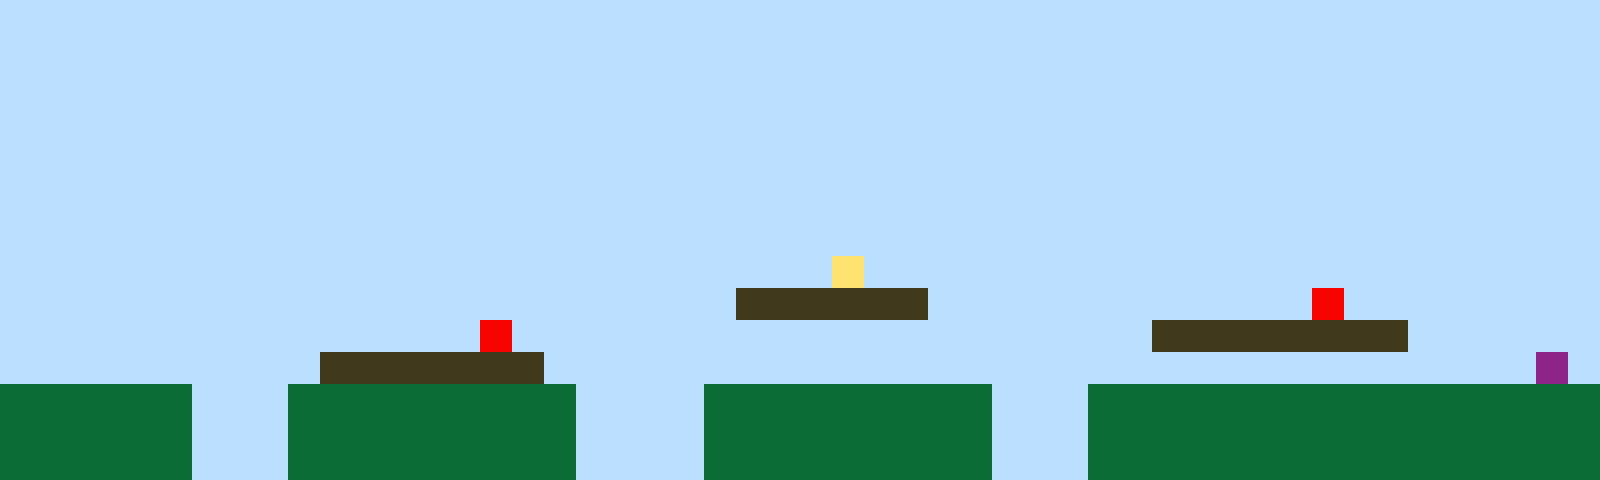

This game map was drawn from its Tiled (.tmx) file and the tilesets committed beside it. A one-line description and the full map source follow:
An orthogonal 50x15 tile map with 32x32 px tiles, 1 tile layer (Tile Layer 1).

<map version="1.10" tiledversion="1.11.2" orientation="orthogonal" renderorder="right-up" width="50" height="15" tilewidth="32" tileheight="32" infinite="0" nextlayerid="2" nextobjectid="1"><editorsettings><export target="map1.csv" format="csv" /></editorsettings><tileset firstgid="1" name="sprites" tilewidth="32" tileheight="32" tilecount="6" columns="3"><image source="sprites.png" width="96" height="64" /></tileset><layer id="1" name="Tile Layer 1" width="50" height="15"><data encoding="csv">1,1,1,1,1,1,1,1,1,1,1,1,1,1,1,1,1,1,1,1,1,1,1,1,1,1,1,1,1,1,1,1,1,1,1,1,1,1,1,1,1,1,1,1,1,1,1,1,1,1,1,1,1,1,1,1,1,1,1,1,1,1,1,1,1,1,1,1,1,1,1,1,1,1,1,1,1,1,1,1,1,1,1,1,1,1,1,1,1,1,1,1,1,1,1,1,1,1,1,1,1,1,1,1,1,1,1,1,1,1,1,1,1,1,1,1,1,1,1,1,1,1,1,1,1,1,1,1,1,1,1,1,1,1,1,1,1,1,1,1,1,1,1,1,1,1,1,1,1,1,1,1,1,1,1,1,1,1,1,1,1,1,1,1,1,1,1,1,1,1,1,1,1,1,1,1,1,1,1,1,1,1,1,1,1,1,1,1,1,1,1,1,1,1,1,1,1,1,1,1,1,1,1,1,1,1,1,1,1,1,1,1,1,1,1,1,1,1,1,1,1,1,1,1,1,1,1,1,1,1,1,1,1,1,1,1,1,1,1,1,1,1,1,1,1,1,1,1,1,1,1,1,1,1,1,1,1,1,1,1,1,1,1,1,1,1,1,1,1,1,1,1,1,1,1,1,1,1,1,1,1,1,1,1,1,1,1,1,1,1,1,1,1,1,1,1,1,1,1,1,1,1,1,1,1,1,1,1,1,1,1,1,1,1,1,1,1,1,1,1,1,1,1,1,1,1,1,1,1,1,1,1,1,1,1,1,1,1,1,1,1,1,1,1,1,1,1,1,1,1,1,1,1,1,1,1,1,1,1,1,1,1,1,1,1,1,1,1,1,1,1,1,1,1,1,1,1,1,1,1,1,1,1,1,1,1,1,1,1,1,1,1,1,1,1,1,1,1,1,1,1,1,1,1,1,1,1,1,1,1,1,1,1,1,1,1,1,1,1,1,1,1,1,1,1,1,4,1,1,1,1,1,1,1,1,1,1,1,1,1,1,1,1,1,1,1,1,1,1,1,1,1,1,1,1,1,1,1,1,1,1,1,1,1,1,1,1,1,1,1,1,1,1,3,3,3,3,3,3,1,1,1,1,1,1,1,1,1,1,1,1,5,1,1,1,1,1,1,1,1,1,1,1,1,1,1,1,1,1,1,1,1,1,1,1,5,1,1,1,1,1,1,1,1,1,1,1,1,1,1,1,1,1,1,1,1,3,3,3,3,3,3,3,3,1,1,1,1,1,1,1,1,1,1,1,1,1,1,1,1,3,3,3,3,3,3,3,1,1,1,1,1,1,1,1,1,1,1,1,1,1,1,1,1,1,1,1,1,1,1,1,1,1,1,1,1,1,1,6,1,2,2,2,2,2,2,1,1,1,2,2,2,2,2,2,2,2,2,1,1,1,1,2,2,2,2,2,2,2,2,2,1,1,1,2,2,2,2,2,2,2,2,2,2,2,2,2,2,2,2,2,2,2,2,2,2,1,1,1,2,2,2,2,2,2,2,2,2,1,1,1,1,2,2,2,2,2,2,2,2,2,1,1,1,2,2,2,2,2,2,2,2,2,2,2,2,2,2,2,2,2,2,2,2,2,2,1,1,1,2,2,2,2,2,2,2,2,2,1,1,1,1,2,2,2,2,2,2,2,2,2,1,1,1,2,2,2,2,2,2,2,2,2,2,2,2,2,2,2,2</data></layer></map>
